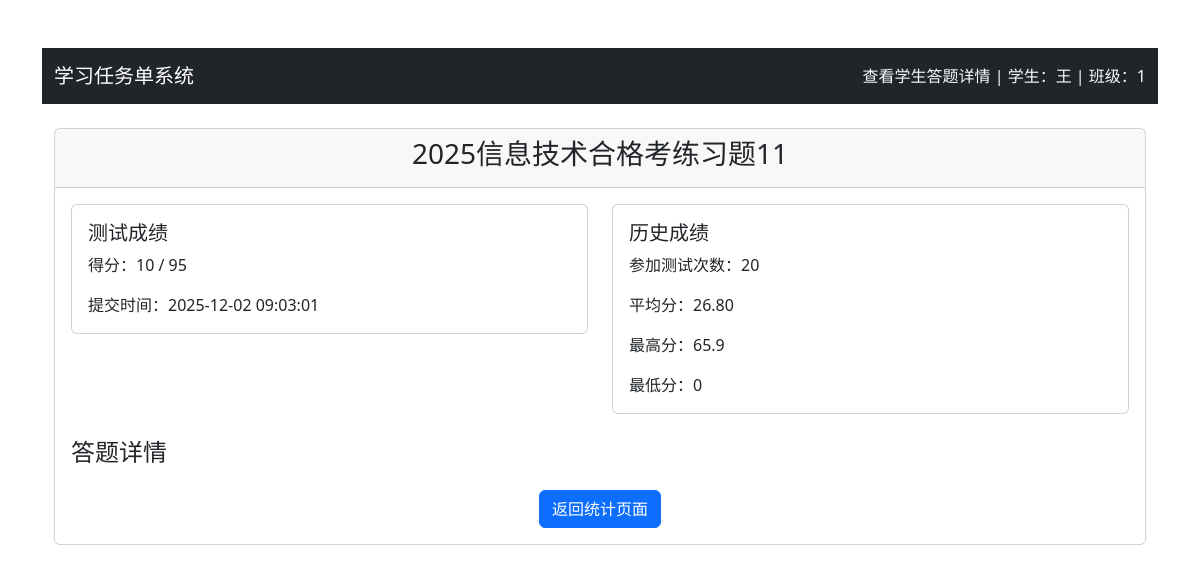
The app's page /test_result/1 (signed in), older data.
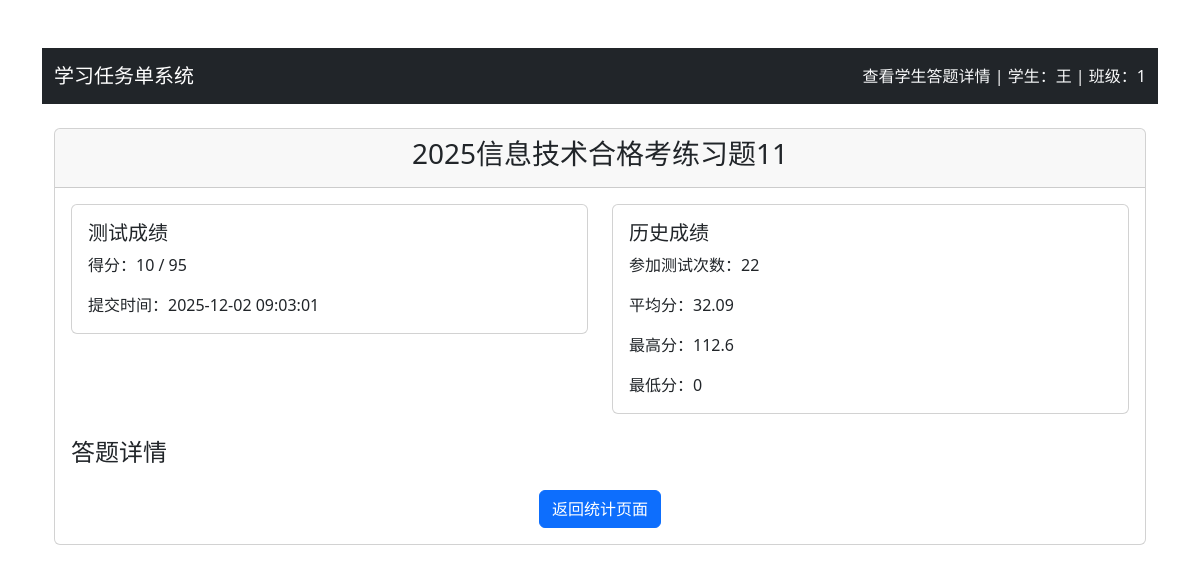
The same page, newer data.
### app.py (models this page shows)
class TestResult(db.Model):
    id = db.Column(db.Integer, primary_key=True)
    student_id = db.Column(db.Integer, db.ForeignKey('user.id'))
    student_name = db.Column(db.String(100), nullable=False)
    class_number = db.Column(db.String(50), nullable=False)
    test_id = db.Column(db.Integer, db.ForeignKey('test.id'), nullable=False)
    score = db.Column(db.Integer, nullable=False)
    created_at = db.Column(db.DateTime, default=datetime.utcnow)
    answers = db.Column(db.Text)
    ip_address = db.Column(db.String(15), nullable=True) # Added ip_address column
    test = db.relationship('Test', backref=db.backref('results', lazy=True))

class Test(db.Model):
    id = db.Column(db.Integer, primary_key=True)
    title = db.Column(db.String(200), nullable=False)
    single_choice_count = db.Column(db.Integer, default=0)
    multiple_choice_count = db.Column(db.Integer, default=0)
    true_false_count = db.Column(db.Integer, default=0)
    fill_blank_count = db.Column(db.Integer, default=0)
    short_answer_count = db.Column(db.Integer, default=0)
    single_choice_score = db.Column(db.Integer, default=0)
    multiple_choice_score = db.Column(db.Integer, default=0)
    true_false_score = db.Column(db.Integer, default=0)
    fill_blank_score = db.Column(db.Integer, default=0)
    short_answer_score = db.Column(db.Integer, default=0)
    total_score = db.Column(db.Integer, nullable=False)
    created_at = db.Column(db.DateTime, default=datetime.utcnow)
    is_active = db.Column(db.Boolean, default=True)
    single_choice_bank_id = db.Column(db.Integer)
    multiple_choice_bank_id = db.Column(db.Integer)
    true_false_bank_id = db.Column(db.Integer)
    fill_blank_bank_id = db.Column(db.Integer)
    short_answer_bank_id = db.Column(db.Integer)
    allow_student_choice = db.Column(db.Boolean, default=False)
    short_answer_grading_method = db.Column(db.String(20), default='manual')  # 'manual' 或 'ai'
    fill_blank_grading_method = db.Column(db.String(20), default='manual')  # 'manual' 或 'ai'

class StudentTestHistory(db.Model):
    id = db.Column(db.Integer, primary_key=True)
    student_id = db.Column(db.Integer, db.ForeignKey('user.id'))
    student_name = db.Column(db.String(100), nullable=False)
    class_number = db.Column(db.String(50), nullable=False)
    test_count = db.Column(db.Integer, default=0)  # 总测试次数
    total_score = db.Column(db.Integer, default=0)  # 总分
    average_score = db.Column(db.Float, default=0.0)  # 平均分
    highest_score = db.Column(db.Integer, default=0)  # 最高分
    lowest_score = db.Column(db.Integer, default=0)  # 最低分
    updated_at = db.Column(db.DateTime, default=datetime.utcnow, onupdate=datetime.utcnow)

### app.py (the view, shortened to what this page needs)
@app.route('/test_result/<int:result_id>')
def test_result(result_id):
    result = TestResult.query.get_or_404(result_id)
    if 'role' not in session:
        return redirect(url_for('student_start'))
    if session.get('role') == 'teacher':
        pass
    elif session.get('role') == 'student':
        if 'student_id' not in session or result.student_id != session['student_id']:
            flash('无权访问此测试结果')
            return redirect(url_for('student_dashboard'))
    else:
        flash('无权访问此测试结果')
        return redirect(url_for('student_start'))
    test = Test.query.get(result.test_id)
    if session.get('role') == 'teacher':
        student_id = result.student_id
        student = User.query.get(student_id)
        history = StudentTestHistory.query.filter_by(
            student_id=student_id
        ).first()
    else:
        student = User.query.get(session['student_id'])
        history = StudentTestHistory.query.filter_by(
            student_id=session['student_id']
        ).first()
    questions = []
    answers = json.loads(result.answers)
    for question_id, answer in answers.items():
        question = Question.query.get(int(question_id))
    return render_template('test_result.html',
                         test=test,
                         result=result,
                         student=student,
                         history=history,
                         questions=questions,
                         is_teacher=session.get('role') == 'teacher',
                         test_id=test.id if test else None)

### templates/test_result.html (shortened to what this page needs)
<!DOCTYPE html>
<html lang="zh-CN">
<head>
    <link href="https://cdn.jsdelivr.net/npm/bootstrap@5.3.0/dist/css/bootstrap.min.css" rel="stylesheet">
</head>
<body class="container mt-5">
    <nav class="navbar navbar-expand-lg navbar-dark bg-dark">
        <div class="container">
            <a class="navbar-brand" href="#">学习任务单系统</a>
            <div class="navbar-text text-light">
                {% if is_teacher %}
                查看学生答题详情 | 学生：{{ result.student_name }} | 班级：{{ result.class_number }}
                {% else %}
                学生：{{ student.name }} | 班级：{{ student.class_number }}
                {% endif %}
            </div>
        </div>
    </nav>
    <div class="container mt-4">
        <div class="card">
            <div class="card-header">
                <h3 class="text-center">{{ test.title }}</h3>
            </div>
            <div class="card-body">
                <div class="row mb-4">
                    <div class="col-md-6">
                        <div class="card">
                            <div class="card-body">
                                <h5 class="card-title">测试成绩</h5>
                                <p class="card-text">得分：{{ result.score }} / {{ test.total_score }}</p>
                                <p class="card-text">提交时间：{{ result.created_at.strftime('%Y-%m-%d %H:%M:%S') }}</p>
                            </div>
                        </div>
                    </div>
                    <div class="col-md-6">
                        <div class="card">
                            <div class="card-body">
                                <h5 class="card-title">历史成绩</h5>
                                {% if history %}
                                <p class="card-text">参加测试次数：{{ history.test_count }}</p>
                                <p class="card-text">平均分：{{ "%.2f"|format(history.average_score) }}</p>
                                <p class="card-text">最高分：{{ history.highest_score }}</p>
                                <p class="card-text">最低分：{{ history.lowest_score }}</p>
                                {% else %}
                                <p class="card-text text-muted">暂无历史记录</p>
                                {% endif %}
                            </div>
                        </div>
                    </div>
        </div>
                <h4 class="mb-3">答题详情</h4>
                <div class="text-center mt-4">
                    {% if is_teacher %}
                    <a href="{{ url_for('get_test_statistics', test_id=test_id) }}" class="btn btn-primary">返回统计页面</a>
                    {% else %}
                    <a href="{{ url_for('student_dashboard') }}" class="btn btn-primary">返回首页</a>
                    {% endif %}
                </div>
            </div>
        </div>
    </div>
</body>
</html>

### templates/test_result.html (style rules this page uses)
.card-body { overflow-x: auto; }

Row changes from the older to the newer data that the page shows:
changed StudentTestHistory: test_count "20" → "22"; average_score "26.80" → "32.09"; highest_score "65.9" → "112.6"
